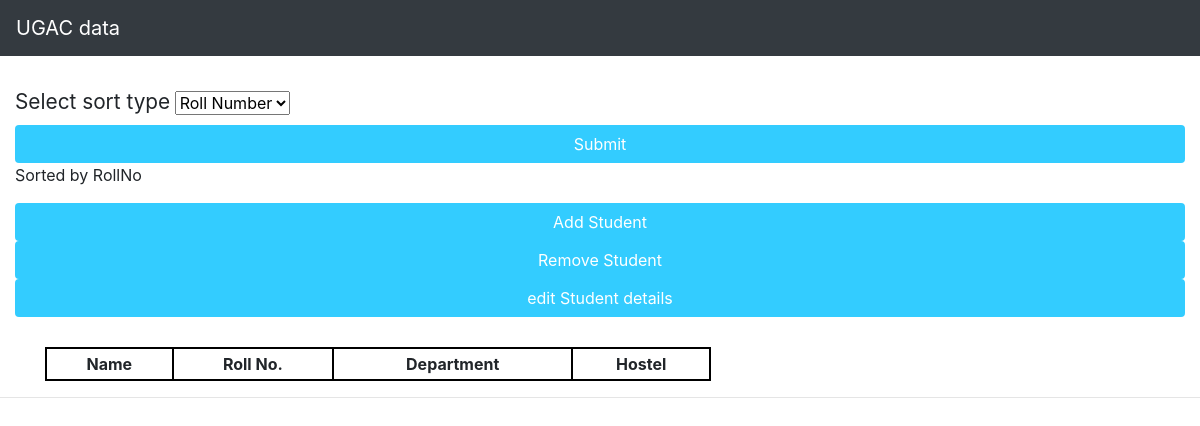
The app's page /, older data.
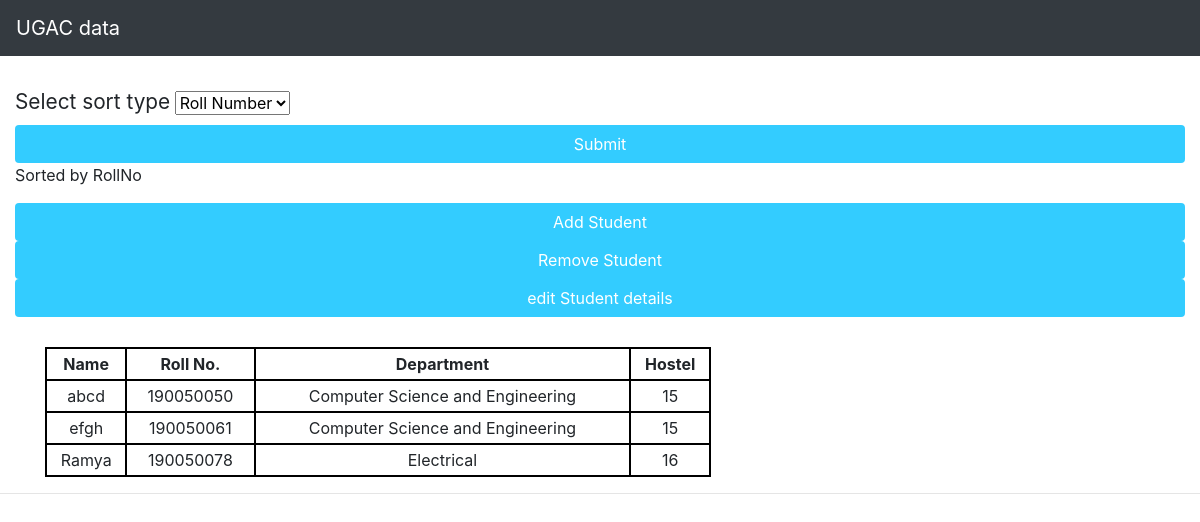
The same page, newer data.
### userdata/models.py (models this page shows)
class student(models.Model):
	name = models.CharField(max_length=200, null=True)# name
	roll = models.CharField(max_length=200, null=True)# roll number
	dept = models.CharField(max_length=200, null=True) #department
	hstl = models.CharField(max_length=200, null=True) # hostel
	def __str__(self):
		return self.name
	def ro(self):
		return self.roll
	def de(self):
		return self.dept
	def ho(self):
		return self.hstl

### userdata/views.py (the view, shortened to what this page needs)
# urls.py: 2. Add a URL to urlpatterns:  path('', views.home, name='home')
def home(request):#home page where table of students can be seen
	f=open("static/users.json")
	usrs = json.load(f)#loads json into dict
	students = student.objects.all() # get all students from db
	if(len(usrs)!=0):
		usrs={
		"students":
			[]
		}
		with open("static/users.json",'w') as file2:
			json.dump(usrs,file2,indent=4)
	students = student.objects.all()
	stus=[]
	for s in students:
		d1={
		"name":s,
		"roll":s.ro(),
		"dept":s.de(),
		"hstl":s.ho()
		}
		stus.append(d1)
	stus.sort(key=RollNo)
	context={'users':stus}
	messages.info(request,"Sorted by RollNo")
	return render(request,'userdata/userdata.html',context)

### userdata/views.py (called while the page is built)
def RollNo(l):#sort by rollnumber
	return int(l["roll"])

### userdata/templates/userdata/userdata.html (shortened to what this page needs)
{% extends 'userdata/main.html' %}
{%block content%}
	<div>
		<form action="" method="POST" style="margin-top: 10px;">
			<label style="font-size: 1.3em;">Select sort type</label>
			<select name="cat" id="cat">
			  <option value="RollNo">Roll Number</option>
			</select>
			<input class="btn login_btn" type="submit" value="Submit">
 		</form>
 	</div>
	<div style="margin-left: auto;margin-right: auto;">
		{% for message in messages %}
			<p id="messages">{{message}}</p>
		{% endfor %}
	</div>
	<div>
		<button class="login_btn btn"><a href="{% url 'addstu'%}">Add Student</a></button>
		<button class="login_btn btn"><a href="{% url 'remstu'%}">Remove Student</a></button>
		<button class="login_btn btn"><a href="{% url 'editstu'%}">edit Student details</a></button>
	</div>
	<div class="table_data">
		<table >
			<tr>
				<th>
					Name
				</th>
				<th>
					Roll No.
				</th>
				<th>
					Department
				</th>
				<th>
					Hostel
				</th>
			</tr>
				{% for stu in users%}
					<tr>
						<td>
							{{stu.name}}
						</td>
						<td>
							{{stu.roll}}
						</td>
						<td>
							{{stu.dept}}
						</td>
						<td>
							{{stu.hstl}}
						</td>
					</tr>
				{%endfor%}
		</table>
	</div>
{% endblock %}

Row changes from the older to the newer data that the page shows:
added student: name "abcd", roll "190050050", dept "Computer Science and Engineering", hstl "15"
added student: name "efgh", roll "190050061", dept "Computer Science and Engineering", hstl "15"
added student: name "Ramya", roll "190050078", dept "Electrical", hstl "16"
